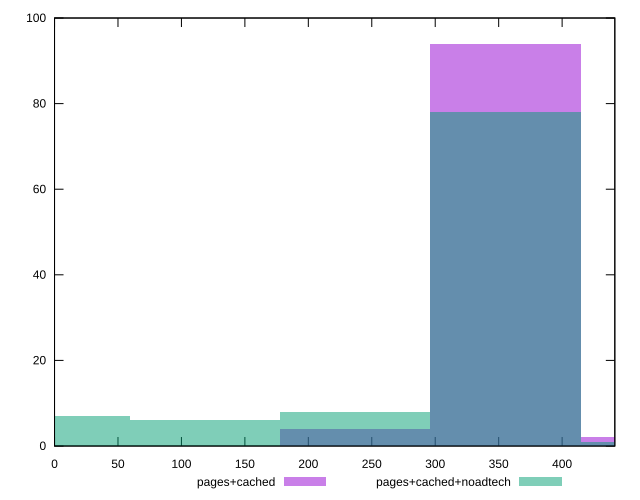

Here is the gnuplot script that generated this plot:
reset

$pagesCached <<EOF
355.371706640368 94
236.91447109357867 4
473.82894218715734 2
EOF

$pagesCachedNoadtech <<EOF
355.371706640368 78
236.91447109357867 8
0 7
118.45723554678933 6
473.82894218715734 1
EOF

set key outside below
set boxwidth 118.45723554678933
set xrange [0:441.53099999949336]
set yrange [0:100]
set trange [0:100]
set style fill transparent solid 0.5 noborder
set terminal svg size 640, 500 enhanced background rgb 'white'
set output "report_00015_2021-02-09T16-11-33.973Z/uses-rel-preconnect/comparison/histogram/1_vs_2.svg"

plot $pagesCached title "pages+cached" with boxes, \
     $pagesCachedNoadtech title "pages+cached+noadtech" with boxes

reset
